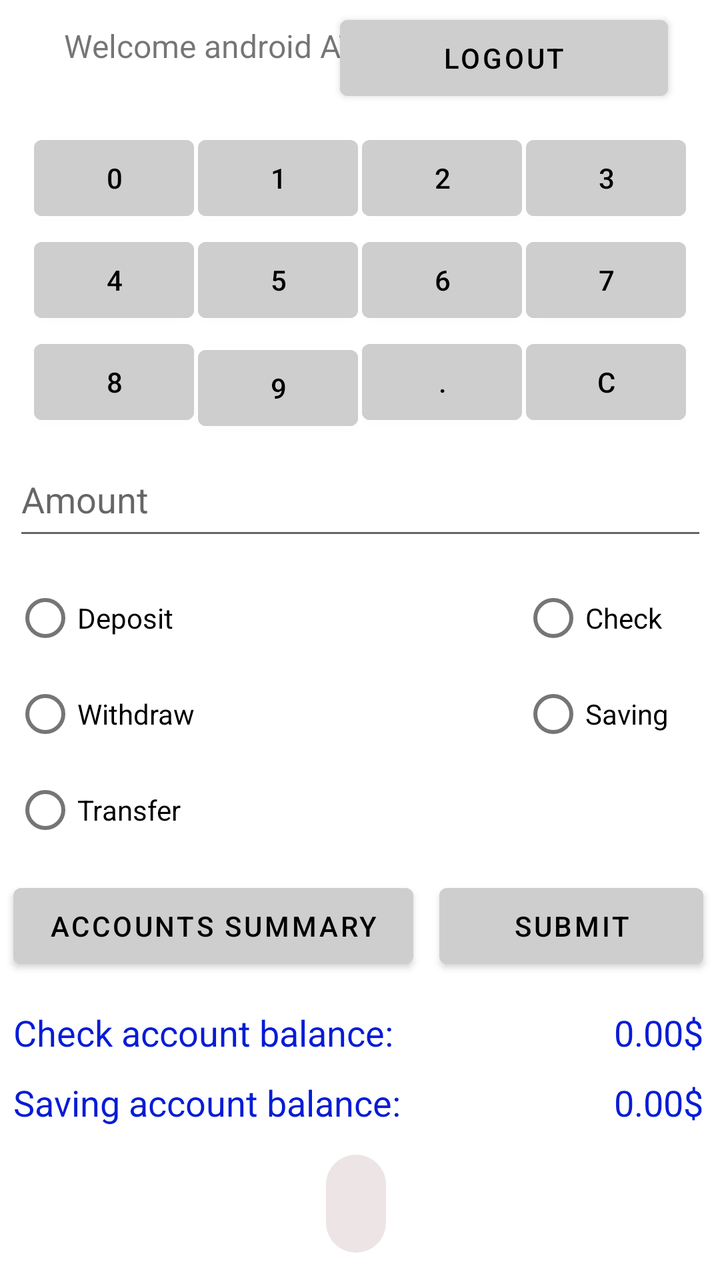
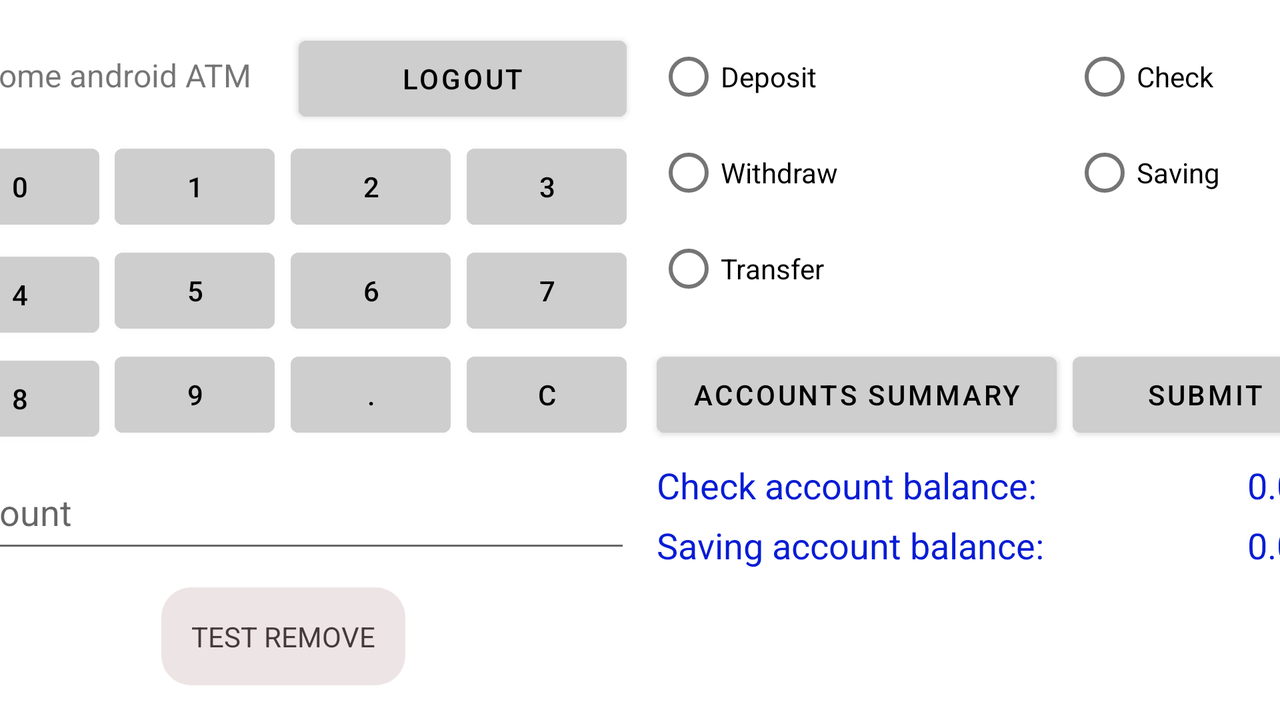

First picture: res/layout/ on a phone held upright. Second picture: the repository's own variant of that layout, on a device whose configuration matches the variant's folder. Source for both follows.
<!-- AndroidManifest.xml: application theme Theme.AtmSimulator -->
<!-- res/layout/activity_atm.xml -->
<?xml version="1.0" encoding="utf-8"?>
<androidx.constraintlayout.widget.ConstraintLayout xmlns:android="http://schemas.android.com/apk/res/android"
    xmlns:app="http://schemas.android.com/apk/res-auto"
    xmlns:tools="http://schemas.android.com/tools"
    android:layout_width="match_parent"
    android:layout_height="match_parent"
    tools:context=".atm.view.AtmView">

    <TextView
        android:id="@+id/textViewSavingAmount"
        android:layout_width="132dp"
        android:layout_height="30dp"
        android:gravity="end"
        android:text="@string/default_monetary_value"
        android:textColor="#071CD5"
        android:textSize="18sp"
        android:textStyle="normal"
        app:layout_constraintEnd_toEndOf="@+id/textViewCheckAmount"
        app:layout_constraintTop_toTopOf="@+id/textViewSaving" />

    <TextView
        android:id="@+id/textViewCheckAmount"
        android:layout_width="132dp"
        android:layout_height="30dp"
        android:gravity="end"
        android:text="@string/default_monetary_value"
        android:textColor="#071CD5"
        android:textSize="18sp"
        android:textStyle="normal"
        app:layout_constraintEnd_toEndOf="@+id/buttonSubmit"
        app:layout_constraintTop_toTopOf="@+id/textViewCheck" />

    <TextView
        android:id="@+id/textViewSaving"
        android:layout_width="200dp"
        android:layout_height="30dp"
        android:layout_marginTop="5dp"
        android:gravity="start"
        android:text="@string/atm_activity_textView_saving"
        android:textColor="#071CD5"
        android:textSize="18sp"
        android:textStyle="normal"
        app:layout_constraintStart_toStartOf="@+id/textViewCheck"
        app:layout_constraintTop_toBottomOf="@+id/textViewCheck" />

    <Button
        android:id="@+id/buttonClear"
        android:layout_width="80dp"
        android:layout_height="50dp"
        android:layout_marginStart="1dp"
        android:layout_marginTop="1dp"
        android:layout_marginEnd="25dp"
        android:backgroundTint="#CFCECE"
        android:onClick="onClickClear"
        android:text="@string/atm_activity_button_clear"
        android:textColor="#000000"
        app:layout_constraintEnd_toEndOf="parent"
        app:layout_constraintStart_toEndOf="@+id/buttonDot"
        app:layout_constraintTop_toBottomOf="@+id/button7" />

    <Button
        android:id="@+id/button9"
        android:layout_width="80dp"
        android:layout_height="50dp"
        android:layout_marginStart="1dp"
        android:layout_marginTop="4dp"
        android:layout_marginEnd="1dp"
        android:backgroundTint="#CFCECE"
        android:onClick="onClickNine"
        android:text="@string/atm_activity_button_9"
        android:textColor="#000000"
        app:layout_constraintEnd_toStartOf="@+id/buttonDot"
        app:layout_constraintStart_toEndOf="@+id/button8"
        app:layout_constraintTop_toBottomOf="@+id/button5" />

    <Button
        android:id="@+id/buttonDot"
        android:layout_width="80dp"
        android:layout_height="50dp"
        android:layout_marginStart="1dp"
        android:layout_marginTop="1dp"
        android:layout_marginEnd="1dp"
        android:backgroundTint="#CFCECE"
        android:onClick="onClickDot"
        android:text="@string/atm_activity_button_dot"
        android:textColor="#000000"
        app:layout_constraintEnd_toStartOf="@+id/buttonClear"
        app:layout_constraintStart_toEndOf="@+id/button9"
        app:layout_constraintTop_toBottomOf="@+id/button6" />

    <Button
        android:id="@+id/button8"
        android:layout_width="80dp"
        android:layout_height="50dp"
        android:layout_marginStart="25dp"
        android:layout_marginTop="1dp"
        android:layout_marginEnd="1dp"
        android:backgroundTint="#CFCECE"
        android:onClick="onClickEight"
        android:text="@string/atm_activity_button_8"
        android:textColor="#000000"
        app:layout_constraintEnd_toStartOf="@+id/button9"
        app:layout_constraintStart_toStartOf="parent"
        app:layout_constraintTop_toBottomOf="@+id/button4" />

    <Button
        android:id="@+id/button6"
        android:layout_width="80dp"
        android:layout_height="50dp"
        android:layout_marginStart="1dp"
        android:layout_marginTop="1dp"
        android:layout_marginEnd="1dp"
        android:backgroundTint="#CFCECE"
        android:onClick="onClickSix"
        android:text="@string/atm_activity_button_6"
        android:textColor="#000000"
        app:layout_constraintEnd_toStartOf="@+id/button7"
        app:layout_constraintStart_toEndOf="@+id/button5"
        app:layout_constraintTop_toBottomOf="@+id/button2" />

    <Button
        android:id="@+id/button5"
        android:layout_width="80dp"
        android:layout_height="50dp"
        android:layout_marginStart="1dp"
        android:layout_marginTop="1dp"
        android:layout_marginEnd="1dp"
        android:backgroundTint="#CFCECE"
        android:onClick="onClickFive"
        android:text="@string/atm_activity_button_5"
        android:textColor="#000000"
        app:layout_constraintEnd_toStartOf="@+id/button6"
        app:layout_constraintStart_toEndOf="@+id/button4"
        app:layout_constraintTop_toBottomOf="@+id/button1" />

    <Button
        android:id="@+id/button7"
        android:layout_width="80dp"
        android:layout_height="50dp"
        android:layout_marginStart="1dp"
        android:layout_marginTop="1dp"
        android:layout_marginEnd="25dp"
        android:backgroundTint="#CFCECE"
        android:onClick="onClickSeven"
        android:text="@string/atm_activity_button_7"
        android:textColor="#000000"
        app:layout_constraintEnd_toEndOf="parent"
        app:layout_constraintStart_toEndOf="@+id/button6"
        app:layout_constraintTop_toBottomOf="@+id/button3" />

    <Button
        android:id="@+id/button4"
        android:layout_width="80dp"
        android:layout_height="50dp"
        android:layout_marginStart="25dp"
        android:layout_marginTop="1dp"
        android:layout_marginEnd="1dp"
        android:backgroundTint="#CFCECE"
        android:onClick="onClickFour"
        android:text="@string/atm_activity_button_4"
        android:textColor="#000000"
        app:layout_constraintEnd_toStartOf="@+id/button5"
        app:layout_constraintStart_toStartOf="parent"
        app:layout_constraintTop_toBottomOf="@+id/button0" />

    <Button
        android:id="@+id/button1"
        android:layout_width="80dp"
        android:layout_height="50dp"
        android:layout_marginStart="1dp"
        android:layout_marginTop="10dp"
        android:layout_marginEnd="1dp"
        android:backgroundTint="#CFCECE"
        android:onClick="onClickOne"
        android:text="@string/atm_activity_button_1"
        android:textColor="#000000"
        app:layout_constraintEnd_toStartOf="@+id/button2"
        app:layout_constraintStart_toEndOf="@+id/button0"
        app:layout_constraintTop_toBottomOf="@+id/buttonLogout" />

    <Button
        android:id="@+id/button2"
        android:layout_width="80dp"
        android:layout_height="50dp"
        android:layout_marginStart="1dp"
        android:layout_marginTop="10dp"
        android:layout_marginEnd="1dp"
        android:backgroundTint="#CFCECE"
        android:onClick="onClickTwo"
        android:text="@string/atm_activity_button_2"
        android:textColor="#000000"
        app:layout_constraintEnd_toStartOf="@+id/button3"
        app:layout_constraintStart_toEndOf="@+id/button1"
        app:layout_constraintTop_toBottomOf="@+id/buttonLogout" />

    <Button
        android:id="@+id/button3"
        android:layout_width="80dp"
        android:layout_height="50dp"
        android:layout_marginStart="1dp"
        android:layout_marginTop="10dp"
        android:layout_marginEnd="25dp"
        android:backgroundTint="#CFCECE"
        android:onClick="onClickThree"
        android:text="@string/atm_activity_button_3"
        android:textColor="#000000"
        app:layout_constraintEnd_toEndOf="parent"
        app:layout_constraintStart_toEndOf="@+id/button2"
        app:layout_constraintTop_toBottomOf="@+id/buttonLogout" />

    <EditText
        android:id="@+id/editTextInput"
        android:layout_width="347dp"
        android:layout_height="54dp"
        android:layout_marginTop="5dp"
        android:ems="10"
        android:inputType="textPersonName"
        app:layout_constraintEnd_toEndOf="@+id/buttonClear"
        app:layout_constraintStart_toStartOf="@+id/button8"
        app:layout_constraintTop_toBottomOf="@+id/button8"
        android:importantForAutofill="no"
        android:hint="@string/atm_activity_editTextInput_hint"/>

    <TextView
        android:id="@+id/textViewTitle"
        android:layout_width="wrap_content"
        android:layout_height="wrap_content"
        android:layout_marginStart="32dp"
        android:layout_marginTop="8dp"
        android:text="@string/atm_activity_title"
        android:textSize="16sp"
        app:layout_constraintStart_toStartOf="parent"
        app:layout_constraintTop_toTopOf="@+id/buttonLogout" />

    <Button
        android:id="@+id/buttonLogout"
        android:layout_width="164dp"
        android:layout_height="50dp"
        android:layout_marginTop="4dp"
        android:backgroundTint="#CFCECE"
        android:text="@string/atm_activity_button_logout"
        android:textColor="#000000"
        app:layout_constraintEnd_toEndOf="parent"
        app:layout_constraintHorizontal_bias="0.868"
        app:layout_constraintStart_toStartOf="parent"
        app:layout_constraintTop_toTopOf="parent" />

    <Button
        android:id="@+id/button0"
        android:layout_width="80dp"
        android:layout_height="50dp"
        android:layout_marginStart="25dp"
        android:layout_marginTop="10dp"
        android:layout_marginEnd="1dp"
        android:backgroundTint="#CFCECE"
        android:onClick="onClickZero"
        android:text="@string/atm_activity_button_0"
        android:textColor="#000000"
        app:layout_constraintEnd_toStartOf="@+id/button1"
        app:layout_constraintStart_toStartOf="parent"
        app:layout_constraintTop_toBottomOf="@+id/buttonLogout" />

    <Button
        android:id="@+id/buttonSubmit"
        android:layout_width="132dp"
        android:layout_height="50dp"
        android:layout_marginEnd="2dp"
        android:backgroundTint="#CFCECE"
        android:onClick="onClickSubmit"
        android:text="@string/atm_activity_button_submit"
        android:textColor="#000000"
        app:layout_constraintEnd_toEndOf="@+id/radioGroupAccount"
        app:layout_constraintTop_toTopOf="@+id/buttonAccountSummary" />

    <Button
        android:id="@+id/buttonAccountSummary"
        android:layout_width="200dp"
        android:layout_height="50dp"
        android:layout_marginTop="5dp"
        android:backgroundTint="#CFCECE"
        android:onClick="onClickSummary"
        android:text="@string/atm_activity_button_accountSummary"
        android:textColor="#000000"
        app:layout_constraintStart_toStartOf="@+id/radioGroupTransaction"
        app:layout_constraintTop_toBottomOf="@+id/radioGroupTransaction" />

    <TextView
        android:id="@+id/textViewCheck"
        android:layout_width="200dp"
        android:layout_height="30dp"
        android:layout_marginTop="16dp"
        android:gravity="start"
        android:text="@string/atm_activity_textView_check"
        android:textColor="#071CD5"
        android:textSize="18sp"
        android:textStyle="normal"
        app:layout_constraintStart_toStartOf="@+id/buttonAccountSummary"
        app:layout_constraintTop_toBottomOf="@+id/buttonAccountSummary" />

    <TextView
        android:id="@+id/textViewTransactionSummary"
        android:layout_width="wrap_content"
        android:layout_height="wrap_content"
        android:layout_marginTop="5dp"
        android:layout_marginBottom="5dp"
        android:background="@drawable/rounded_corner"
        android:padding="15dp"
        android:textColor="#453939"
        android:visibility="visible"
        app:layout_constrainedHeight="true"
        app:layout_constrainedWidth="true"
        app:layout_constraintBottom_toBottomOf="parent"
        app:layout_constraintEnd_toEndOf="@+id/textViewSavingAmount"
        app:layout_constraintHorizontal_bias="0.497"
        app:layout_constraintStart_toStartOf="@+id/textViewSaving"
        app:layout_constraintTop_toBottomOf="@+id/textViewSaving"
        app:layout_constraintVertical_bias="0.285" />

    <RadioGroup
        android:id="@+id/radioGroupAccount"
        android:layout_width="93dp"
        android:layout_height="102dp"
        android:layout_marginTop="10dp"
        app:layout_constraintEnd_toEndOf="@+id/editTextInput"
        app:layout_constraintTop_toBottomOf="@+id/editTextInput">

        <RadioButton
            android:id="@+id/radioButtonCheck"
            android:layout_width="wrap_content"
            android:layout_height="wrap_content"
            android:text="@string/atm_activity_radioButton_check" />

        <RadioButton
            android:id="@+id/radioButtonSaving"
            android:layout_width="wrap_content"
            android:layout_height="wrap_content"
            android:text="@string/atm_activity_radioButton_saving" />
    </RadioGroup>

    <RadioGroup
        android:id="@+id/radioGroupTransaction"
        android:layout_width="123dp"
        android:layout_height="148dp"
        android:layout_marginTop="10dp"
        app:layout_constraintStart_toStartOf="@+id/editTextInput"
        app:layout_constraintTop_toBottomOf="@+id/editTextInput">

        <RadioButton
            android:id="@+id/radioButtonDeposit"
            android:layout_width="wrap_content"
            android:layout_height="wrap_content"
            android:text="@string/atm_activity_radioButton_deposit" />

        <RadioButton
            android:id="@+id/radioButtonWidthdraw"
            android:layout_width="wrap_content"
            android:layout_height="wrap_content"
            android:text="@string/atm_activity_radioButton_withdraw" />

        <RadioButton
            android:id="@+id/radioButtonTransfer"
            android:layout_width="wrap_content"
            android:layout_height="wrap_content"
            android:text="@string/atm_activity_radioButton_transfert" />
    </RadioGroup>

</androidx.constraintlayout.widget.ConstraintLayout>
<!-- resources referenced by this layout -->
<resources>
  <!-- drawable rounded_corner (drawable) -->
  <shape xmlns:android="http://schemas.android.com/apk/res/android">
      <solid android:color="#EDE5E5" />
      <padding
          android:left="10dp"
          android:right="10dp"
          android:bottom="10dp"
          android:top="10dp" />
      <corners android:radius="15dp" />
  </shape>
  <string name="atm_activity_button_0">0</string>
  <string name="atm_activity_button_1">1</string>
  <string name="atm_activity_button_2">2</string>
  <string name="atm_activity_button_3">3</string>
  <string name="atm_activity_button_4">4</string>
  <string name="atm_activity_button_5">5</string>
  <string name="atm_activity_button_6">6</string>
  <string name="atm_activity_button_7">7</string>
  <string name="atm_activity_button_8">8</string>
  <string name="atm_activity_button_9">9</string>
  <string name="atm_activity_button_accountSummary">Accounts summary</string>
  <string name="atm_activity_button_clear">c</string>
  <string name="atm_activity_button_dot">.</string>
  <string name="atm_activity_button_logout">LOGOUT</string>
  <string name="atm_activity_button_submit">SUBMIT</string>
  <string name="atm_activity_editTextInput_hint">Amount</string>
  <string name="atm_activity_radioButton_check">Check</string>
  <string name="atm_activity_radioButton_deposit">Deposit</string>
  <string name="atm_activity_radioButton_saving">Saving</string>
  <string name="atm_activity_radioButton_transfert">Transfer</string>
  <string name="atm_activity_radioButton_withdraw">Withdraw</string>
  <string name="atm_activity_textView_check">Check account balance:</string>
  <string name="atm_activity_textView_saving">Saving account balance:</string>
  <string name="atm_activity_title">Welcome android ATM</string>
  <string name="default_monetary_value">0.00$</string>
  <style name="Theme.AtmSimulator" parent="Theme.MaterialComponents.DayNight.DarkActionBar">
          
          <item name="colorPrimary">@color/purple_500</item>
          <item name="colorPrimaryVariant">@color/purple_700</item>
          <item name="colorOnPrimary">@color/white</item>
          
          <item name="colorSecondary">@color/teal_200</item>
          <item name="colorSecondaryVariant">@color/teal_700</item>
          <item name="colorOnSecondary">@color/black</item>
          
          <item name="android:statusBarColor" tools:targetApi="l">?attr/colorPrimaryVariant</item>
          
      </style>
</resources>
<!-- res/layout-land/activity_atm.xml (the repository's variant of the layout above) -->
<!-- drawn on the phone turned sideways -->
<?xml version="1.0" encoding="utf-8"?>
<androidx.constraintlayout.widget.ConstraintLayout xmlns:android="http://schemas.android.com/apk/res/android"
    xmlns:app="http://schemas.android.com/apk/res-auto"
    xmlns:tools="http://schemas.android.com/tools"
    android:layout_width="match_parent"
    android:layout_height="match_parent"
    tools:context=".atm.view.AtmView">

    <TextView
        android:id="@+id/textViewSavingAmount"
        android:layout_width="132dp"
        android:layout_height="30dp"
        android:gravity="end"
        android:text="@string/default_monetary_value"
        android:textColor="#071CD5"
        android:textSize="18sp"
        android:textStyle="normal"
        app:layout_constraintEnd_toEndOf="@+id/textViewCheckAmount"
        app:layout_constraintTop_toBottomOf="@+id/textViewCheckAmount" />

    <TextView
        android:id="@+id/textViewCheckAmount"
        android:layout_width="132dp"
        android:layout_height="30dp"
        android:gravity="end"
        android:text="@string/default_monetary_value"
        android:textColor="#071CD5"
        android:textSize="18sp"
        android:textStyle="normal"
        app:layout_constraintEnd_toEndOf="@+id/buttonSubmit"
        app:layout_constraintTop_toTopOf="@+id/textViewCheck" />

    <TextView
        android:id="@+id/textViewSaving"
        android:layout_width="200dp"
        android:layout_height="30dp"
        android:gravity="start"
        android:text="@string/atm_activity_textView_saving"
        android:textColor="#071CD5"
        android:textSize="18sp"
        android:textStyle="normal"
        app:layout_constraintStart_toStartOf="@+id/textViewCheck"
        app:layout_constraintTop_toBottomOf="@+id/textViewCheck" />

    <Button
        android:id="@+id/buttonClear"
        android:layout_width="80dp"
        android:layout_height="50dp"
        android:layout_marginTop="2dp"
        android:backgroundTint="#CFCECE"
        android:onClick="onCLickButtons"
        android:text="@string/atm_activity_button_clear"
        android:textColor="#000000"
        app:layout_constraintEnd_toEndOf="@+id/buttonLogout"
        app:layout_constraintTop_toBottomOf="@+id/button7" />

    <Button
        android:id="@+id/button9"
        android:layout_width="80dp"
        android:layout_height="50dp"
        android:layout_marginTop="2dp"
        android:layout_marginEnd="8dp"
        android:backgroundTint="#CFCECE"
        android:onClick="onCLickButtons"
        android:text="@string/atm_activity_button_9"
        android:textColor="#000000"
        app:layout_constraintEnd_toStartOf="@+id/buttonDot"
        app:layout_constraintTop_toBottomOf="@+id/button5" />

    <Button
        android:id="@+id/buttonDot"
        android:layout_width="80dp"
        android:layout_height="50dp"
        android:layout_marginTop="2dp"
        android:layout_marginEnd="8dp"
        android:backgroundTint="#CFCECE"
        android:onClick="onCLickButtons"
        android:text="@string/atm_activity_button_dot"
        android:textColor="#000000"
        app:layout_constraintEnd_toStartOf="@+id/buttonClear"
        app:layout_constraintTop_toBottomOf="@+id/button6" />

    <Button
        android:id="@+id/button8"
        android:layout_width="80dp"
        android:layout_height="50dp"
        android:layout_marginTop="2dp"
        android:layout_marginEnd="8dp"
        android:backgroundTint="#CFCECE"
        android:onClick="onCLickButtons"
        android:text="@string/atm_activity_button_8"
        android:textColor="#000000"
        app:layout_constraintEnd_toStartOf="@+id/button9"
        app:layout_constraintTop_toBottomOf="@+id/button4" />

    <Button
        android:id="@+id/button6"
        android:layout_width="80dp"
        android:layout_height="50dp"
        android:layout_marginTop="2dp"
        android:layout_marginEnd="8dp"
        android:backgroundTint="#CFCECE"
        android:onClick="onCLickButtons"
        android:text="@string/atm_activity_button_6"
        android:textColor="#000000"
        app:layout_constraintEnd_toStartOf="@+id/button7"
        app:layout_constraintTop_toBottomOf="@+id/button2" />

    <Button
        android:id="@+id/button5"
        android:layout_width="80dp"
        android:layout_height="50dp"
        android:layout_marginTop="2dp"
        android:layout_marginEnd="8dp"
        android:backgroundTint="#CFCECE"
        android:onClick="onCLickButtons"
        android:text="@string/atm_activity_button_5"
        android:textColor="#000000"
        app:layout_constraintEnd_toStartOf="@+id/button6"
        app:layout_constraintTop_toBottomOf="@+id/button1" />

    <Button
        android:id="@+id/button7"
        android:layout_width="80dp"
        android:layout_height="50dp"
        android:layout_marginTop="2dp"
        android:backgroundTint="#CFCECE"
        android:onClick="onCLickButtons"
        android:text="@string/atm_activity_button_7"
        android:textColor="#000000"
        app:layout_constraintEnd_toEndOf="@+id/buttonLogout"
        app:layout_constraintTop_toBottomOf="@+id/button3" />

    <Button
        android:id="@+id/button4"
        android:layout_width="80dp"
        android:layout_height="50dp"
        android:layout_marginTop="4dp"
        android:layout_marginEnd="8dp"
        android:backgroundTint="#CFCECE"
        android:onClick="onCLickButtons"
        android:text="@string/atm_activity_button_4"
        android:textColor="#000000"
        app:layout_constraintEnd_toStartOf="@+id/button5"
        app:layout_constraintTop_toBottomOf="@+id/button0" />

    <Button
        android:id="@+id/button1"
        android:layout_width="80dp"
        android:layout_height="50dp"
        android:layout_marginTop="4dp"
        android:layout_marginEnd="8dp"
        android:backgroundTint="#CFCECE"
        android:onClick="onCLickButtons"
        android:text="@string/atm_activity_button_1"
        android:textColor="#000000"
        app:layout_constraintEnd_toStartOf="@+id/button2"
        app:layout_constraintTop_toBottomOf="@+id/buttonLogout" />

    <Button
        android:id="@+id/button2"
        android:layout_width="80dp"
        android:layout_height="50dp"
        android:layout_marginTop="4dp"
        android:layout_marginEnd="8dp"
        android:backgroundTint="#CFCECE"
        android:onClick="onCLickButtons"
        android:text="@string/atm_activity_button_2"
        android:textColor="#000000"
        app:layout_constraintEnd_toStartOf="@+id/button3"
        app:layout_constraintTop_toBottomOf="@+id/buttonLogout" />

    <Button
        android:id="@+id/button3"
        android:layout_width="80dp"
        android:layout_height="50dp"
        android:layout_marginTop="4dp"
        android:backgroundTint="#CFCECE"
        android:onClick="onCLickButtons"
        android:text="@string/atm_activity_button_3"
        android:textColor="#000000"
        app:layout_constraintEnd_toEndOf="@+id/buttonLogout"
        app:layout_constraintTop_toBottomOf="@+id/buttonLogout" />

    <EditText
        android:id="@+id/editTextInput"
        android:layout_width="347dp"
        android:layout_height="54dp"
        android:layout_marginTop="5dp"
        android:ems="10"
        android:hint="@string/atm_activity_editTextInput_hint"
        android:importantForAutofill="no"
        android:inputType="textPersonName"
        app:layout_constraintEnd_toEndOf="@+id/buttonClear"
        app:layout_constraintStart_toStartOf="@+id/button8"
        app:layout_constraintTop_toBottomOf="@+id/buttonClear" />

    <TextView
        android:id="@+id/textViewTitle"
        android:layout_width="wrap_content"
        android:layout_height="wrap_content"
        android:layout_marginEnd="24dp"
        android:layout_marginBottom="20dp"
        android:text="@string/atm_activity_title"
        android:textSize="16sp"
        app:layout_constraintBottom_toTopOf="@+id/button0"
        app:layout_constraintEnd_toStartOf="@+id/buttonLogout" />

    <Button
        android:id="@+id/buttonLogout"
        android:layout_width="164dp"
        android:layout_height="50dp"
        android:backgroundTint="#CFCECE"
        android:onClick="onCLickButtons"
        android:text="@string/atm_activity_button_logout"
        android:textColor="#000000"
        app:layout_constraintBottom_toBottomOf="parent"
        app:layout_constraintEnd_toEndOf="parent"
        app:layout_constraintHorizontal_bias="0.314"
        app:layout_constraintStart_toStartOf="parent"
        app:layout_constraintTop_toTopOf="parent"
        app:layout_constraintVertical_bias="0.046" />

    <Button
        android:id="@+id/button0"
        android:layout_width="80dp"
        android:layout_height="50dp"
        android:layout_marginTop="4dp"
        android:layout_marginEnd="8dp"
        android:backgroundTint="#CFCECE"
        android:onClick="onCLickButtons"
        android:text="@string/atm_activity_button_0"
        android:textColor="#000000"
        app:layout_constraintEnd_toStartOf="@+id/button1"
        app:layout_constraintTop_toBottomOf="@+id/buttonLogout" />

    <Button
        android:id="@+id/buttonSubmit"
        android:layout_width="132dp"
        android:layout_height="50dp"
        android:layout_marginStart="8dp"
        android:backgroundTint="#CFCECE"
        android:onClick="onCLickButtons"
        android:text="@string/atm_activity_button_submit"
        android:textColor="#000000"
        app:layout_constraintStart_toEndOf="@+id/buttonAccountSummary"
        app:layout_constraintTop_toTopOf="@+id/buttonAccountSummary" />

    <Button
        android:id="@+id/buttonAccountSummary"
        android:layout_width="200dp"
        android:layout_height="50dp"
        android:backgroundTint="#CFCECE"
        android:onClick="onCLickButtons"
        android:text="@string/atm_activity_button_accountSummary"
        android:textColor="#000000"
        app:layout_constraintStart_toStartOf="@+id/radioGroupTransaction"
        app:layout_constraintTop_toTopOf="@+id/buttonClear" />

    <TextView
        android:id="@+id/textViewCheck"
        android:layout_width="200dp"
        android:layout_height="30dp"
        android:layout_marginTop="8dp"
        android:gravity="start"
        android:text="@string/atm_activity_textView_check"
        android:textColor="#071CD5"
        android:textSize="18sp"
        android:textStyle="normal"
        app:layout_constraintStart_toStartOf="@+id/buttonAccountSummary"
        app:layout_constraintTop_toBottomOf="@+id/buttonAccountSummary" />

    <TextView
        android:id="@+id/textViewTransactionSummary"
        android:layout_width="wrap_content"
        android:layout_height="wrap_content"
        android:layout_marginBottom="5dp"
        android:background="@drawable/rounded_corner"
        android:padding="15dp"
        android:text="TEST REMOVE"
        android:textColor="#453939"
        android:visibility="visible"
        app:layout_constrainedHeight="true"
        app:layout_constrainedWidth="true"
        app:layout_constraintBottom_toBottomOf="parent"
        app:layout_constraintEnd_toEndOf="@+id/editTextInput"
        app:layout_constraintStart_toStartOf="@+id/editTextInput"
        app:layout_constraintTop_toBottomOf="@+id/editTextInput" />

    <RadioGroup
        android:id="@+id/radioGroupAccount"
        android:layout_width="93dp"
        android:layout_height="102dp"
        app:layout_constraintStart_toStartOf="@+id/buttonSubmit"
        app:layout_constraintTop_toTopOf="@+id/radioGroupTransaction">

        <RadioButton
            android:id="@+id/radioButtonCheck"
            android:layout_width="wrap_content"
            android:layout_height="wrap_content"
            android:text="@string/atm_activity_radioButton_check" />

        <RadioButton
            android:id="@+id/radioButtonSaving"
            android:layout_width="wrap_content"
            android:layout_height="wrap_content"
            android:text="@string/atm_activity_radioButton_saving" />
    </RadioGroup>

    <RadioGroup
        android:id="@+id/radioGroupTransaction"
        android:layout_width="123dp"
        android:layout_height="148dp"
        android:layout_marginStart="15dp"
        app:layout_constraintStart_toEndOf="@+id/buttonLogout"
        app:layout_constraintTop_toTopOf="@+id/buttonLogout">

        <RadioButton
            android:id="@+id/radioButtonDeposit"
            android:layout_width="wrap_content"
            android:layout_height="wrap_content"
            android:text="@string/atm_activity_radioButton_deposit" />

        <RadioButton
            android:id="@+id/radioButtonWidthdraw"
            android:layout_width="wrap_content"
            android:layout_height="wrap_content"
            android:text="@string/atm_activity_radioButton_withdraw" />

        <RadioButton
            android:id="@+id/radioButtonTransfer"
            android:layout_width="wrap_content"
            android:layout_height="wrap_content"
            android:text="@string/atm_activity_radioButton_transfert" />
    </RadioGroup>

</androidx.constraintlayout.widget.ConstraintLayout>
